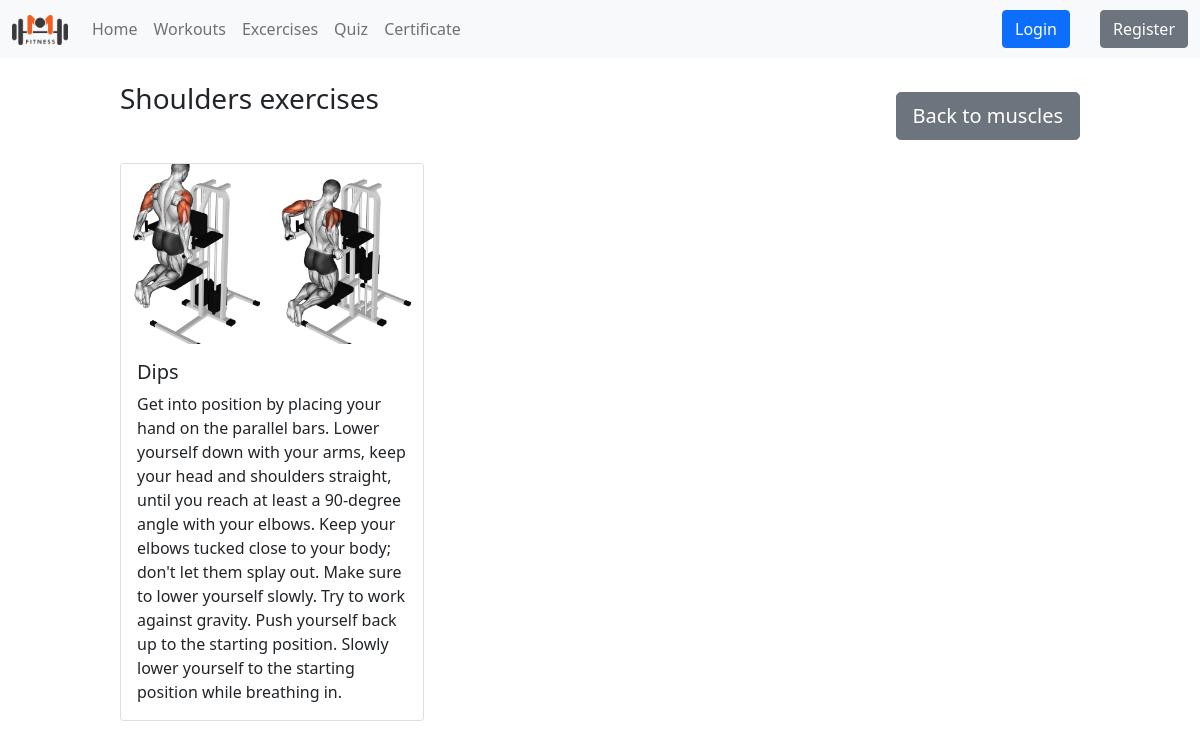
Screenshot of /exercises/Shoulders with the database file from the repository.
### app/models.py (models this page shows, shortened)
class Muscle(models.Model):
    name = models.CharField(max_length=200,unique=True)
    image = models.ImageField(upload_to='uploads/',blank=True,null=True)

class Exercise(models.Model):
    name = models.CharField(max_length=200)
    splits = models.ManyToManyField(Split)
    description = models.TextField()
    muscle = models.ManyToManyField(Muscle,related_name='muscle_id')
    image = models.ImageField(upload_to='uploads/',blank=True,null=True)

### app/views.py (the view)
# urls.py: path('exercises/<str:name>',muscle_view,name='muscle'),
def muscle_view(request,name):
    muscle = get_object_or_404(Muscle,name=name)
    return render(request,'muscle.html',{'muscle':muscle})

### app/templates/muscle.html
{% extends 'base.html' %}
{% block content %}
<div style="margin-left:10%; margin-right:10%; margin-top: 2%; padding-bottom: 20px;">
    <div style="position: relative;">
        <h3 style="margin-bottom: 5%;">
            {{ muscle.name }} exercises<br>
        </h3>
        <a href="{% url 'exercises' %}" style="position: absolute; top:10px; right:0px">
            <button type="button" class="btn btn-secondary btn-lg">Back to muscles</button></a>
    </div>
    <div class="row row-cols-3 row-cols-md-3 g-4">
        {% for exercise in muscle.muscle_id.all %}
        <div class="col">
                <div class="card">
                    <img src="{{ exercise.image.url }}" class="card-img-top" alt="..." style="width: 100%;height: 15vw;object-fit: cover;">
                    <div class="card-body">
                        <h5 class="card-title">{{ exercise.name }}</h5>
                        <p class="card-text">{{ exercise.description }}</p>
                    </div>
                </div>
        </div>
        {% endfor %}
    </div>
</div>
{% endblock %}

### rows the page displays
Muscle: name "Shoulders"
Exercise: image (picture), name "Dips", description "Get into position by placing your hand on the parallel bars. Lower yourself down with your arms, keep your head and shoulders straight, until you reach at least a 90-degree angle with your elbows. Keep your elbows tucked close to your body; don't let them splay out. Make sure to lower yourself slowly. Try to work against gravity. Push yourself back up to the starting position. Slowly lower yourself to the starting position while breathing in."
